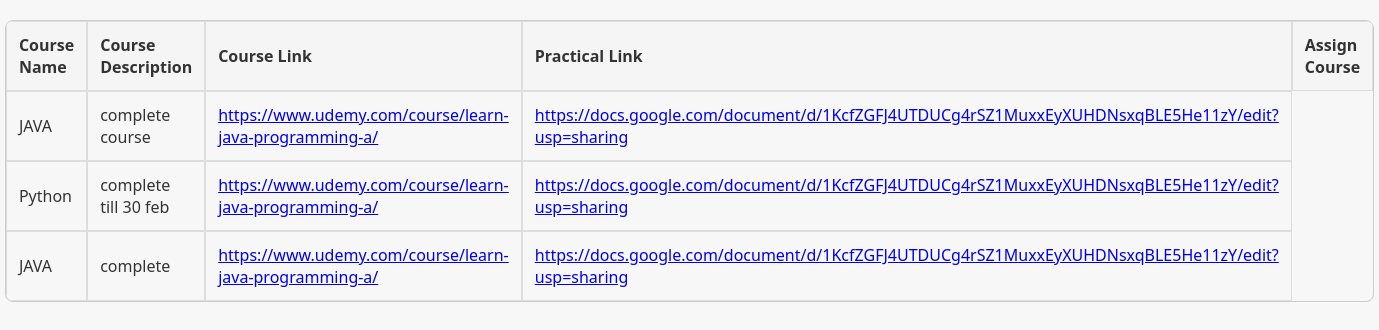
Page /admin/assign_course.php on the committed database.
### tables this page shows
CREATE TABLE `courses` (
  `id` int(10) NOT NULL,
  `coursename` varchar(255) NOT NULL,
  `coursedescription` varchar(255) NOT NULL,
  `courselink` varchar(255) NOT NULL,
  `practicallink` varchar(255) NOT NULL
);

### admin/assign_course.php (the view, shortened to what this page needs)
<!DOCTYPE html>
<html lang="en">
<head>
</head>
<body>
    <?php
    $servername = "localhost";
    $username = "root";
    $password = "";
    $dbname = "lms_db";
    $conn = new mysqli($servername, $username, $password, $dbname);
    $sql = "SELECT * FROM courses";
    $result = $conn->query($sql);
    if ($result->num_rows > 0) {
        echo "<table>
        <tr>
             <th>Course Name</th>
             <th>Course Description</th>
             <th>Course Link</th>
             <th>Practical Link</th>
             <th>Assign Course </th>
        </tr>";
        while ($row = $result->fetch_assoc()) {
            echo "<tr>
                <td>" . $row["coursename"] . "</td>
                <td>" . $row["coursedescription"] . "</td>
                <td><a href='" . $row["courselink"] . "' target='_blank'>" . $row["courselink"] . "</a></td>
                <td><a href='" . $row["practicallink"] . "' target='_blank'>" . $row["practicallink"] . "</a></td>
                </tr>";
        }
        echo "</table>";
    } else {
        echo "0 results";
    }
    ?>
</body>
</html>

### admin/assign_course.php (style rules this page uses)
body { font-family: 'Segoe UI', Tahoma, Geneva, Verdana, sans-serif; background-color: #f7f7f7; color: #333; margin: 0; padding: 0; }
table { width: 80%; margin: 20px auto; border-collapse: separate; border-spacing: 0; border: 1px solid #ccc; border-radius: 8px; overflow: hidden; }
th, td { border: 1px solid #ddd; padding: 12px; text-align: left; }
th { background-color: #f5f5f5; font-weight: bold; }

### rows in the picture
courses: coursename "JAVA", coursedescription "complete course", courselink "https://www.udemy.com/course/learn-java-programming-a/", practicallink "https://docs.google.com/document/d/1KcfZGFJ4UTDUCg4rSZ1MuxxEyXUHDNsxqBLE5He11zY/edit?usp=sharing"
courses: coursename "Python", coursedescription "complete till 30 feb", courselink "https://www.udemy.com/course/learn-java-programming-a/", practicallink "https://docs.google.com/document/d/1KcfZGFJ4UTDUCg4rSZ1MuxxEyXUHDNsxqBLE5He11zY/edit?usp=sharing"
courses: coursename "JAVA", coursedescription "complete", courselink "https://www.udemy.com/course/learn-java-programming-a/", practicallink "https://docs.google.com/document/d/1KcfZGFJ4UTDUCg4rSZ1MuxxEyXUHDNsxqBLE5He11zY/edit?usp=sharing"
